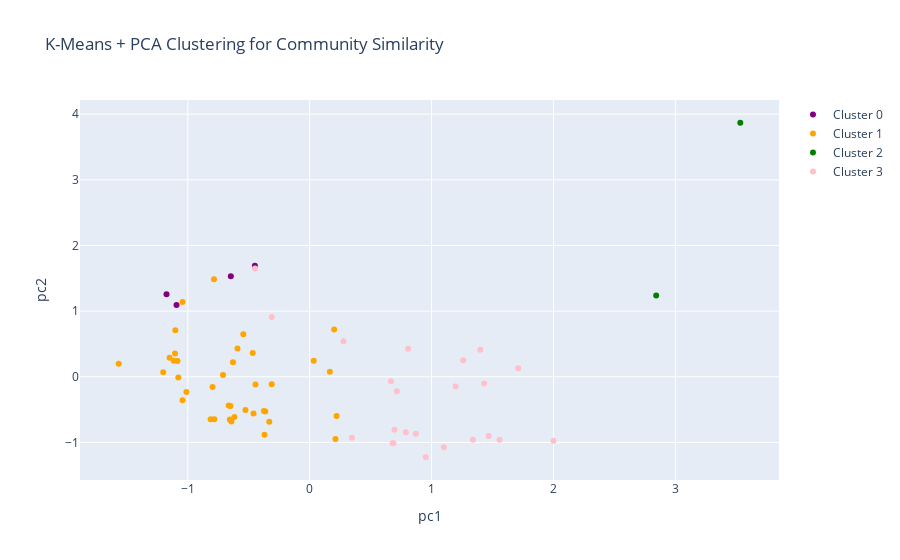

Write notebook code for a chart like this one.
### Code cell
trace_0 = go.Scatter(
    x=k_cluster_0['pca_1'],
    y=k_cluster_0['pca_2'],
    mode='markers',
    text=k_cluster_0.index,
    marker=dict(color='purple'),
    name='Cluster 0'
)

trace_1 = go.Scatter(
    x=k_cluster_1['pca_1'],
    y=k_cluster_1['pca_2'],
    mode='markers',
    text=k_cluster_1.index,
    marker=dict(color='orange'),
    name='Cluster 1'
)

trace_2 = go.Scatter(
    x=k_cluster_2['pca_1'],
    y=k_cluster_2['pca_2'],
    mode='markers',
    text=k_cluster_2.index,
    marker=dict(color='green'),
    name='Cluster 2'
)

trace_3 = go.Scatter(
    x=k_cluster_3['pca_1'],
    y=k_cluster_3['pca_2'],
    mode='markers',
    text=k_cluster_3.index,
    marker=dict(color='pink'),
    name='Cluster 3'
)

title = 'K-Means + PCA Clustering for Community Similarity'

data = [trace_0, trace_1, trace_2, trace_3]
layout = dict(title=title,
              xaxis=dict(title= 'pc1',ticklen=5,zeroline=False),
              yaxis=dict(title= 'pc2',ticklen=5,zeroline=False)
             )

fig = dict(data=data, layout=layout)

iplot(fig)

### Figure 1 — Plotly figure (JSON) as saved in the notebook; plotly's stock layout.template omitted (floating-point values rounded to 4 significant figures)
{"data": [{"marker": {"color": "purple"}, "mode": "markers", "name": "Cluster 0", "text": ["Haudenosanee (Iroquois)", "Huron", "Minangkabau", "Negara Ubud"], "type": "scatter", "x": [-1.093, -1.175, -0.4496, -0.6469], "y": [1.093, 1.255, 1.692, 1.53]}, {"marker": {"color": "orange"}, "mode": "markers", "name": "Cluster 1", "text": ["!Kung San (Ju/hoansi)", "Akha", "Arab nomads", "Aztec City-States", "Babylonia", "Central African communities", "China (Spring and Autumn)", "Circassians", "Ebla ", "G/wi", "Hausa City-States", "Hmong villages", "Ijo of the Eastern Niger Delta", "Indian Republics (Aristocratic Oligarchy)", "Japan (Early Modern)", "Kachin gumlao", "Khasi", "M’zab", "Makah", "Mari ", "Mixtec City-States", "Mohave", "Mongol Nomads", "Mosuo", "Nambikuara", "Natchez people", "Nebelivka", "Nlaka'pamux", "Oaxaca", "Pathan Hill Tribes/Pashtuns", "Phoenicia", "Pomo", "Russian Communes", "Tai Muang", "Tlaxcala", "Wendat (Huron)", "Indian Republics (C+A)", "Indian Republics (Assembly&Kings)"], "type": "scatter", "x": [-1.043, -1.043, -0.664, -0.7822, 0.2114, -1.567, -0.5924, -0.3641, -0.3709, -0.4674, -0.6419, -1.115, -0.5268, -0.8127, -0.6297, -1.078, -1.105, -0.3119, -0.5448, -0.6503, -0.461, -0.7966, -0.4445, -1.202, -1.011, -0.711, 0.2208, -1.102, 0.2003, -0.7853, -0.3752, -1.085, 0.1655, -0.6555, 0.03317, -1.149, -0.6175, -0.3314], "y": [1.141, -0.3562, -0.4385, -0.6481, -0.9496, 0.1965, 0.4306, -0.5302, -0.8816, 0.363, -0.6819, 0.2422, -0.5065, -0.6452, 0.2227, -0.01037, 0.3533, -0.1143, 0.6468, -0.4439, -0.5611, -0.1567, -0.1196, 0.06781, -0.2332, 0.02629, -0.5959, 0.7097, 0.7191, 1.485, -0.5224, 0.2407, 0.07815, -0.6504, 0.2433, 0.2915, -0.6138, -0.6858]}, {"marker": {"color": "green"}, "mode": "markers", "name": "Cluster 2", "text": ["Athens (Classical Period)", "Greek democracies"], "type": "scatter", "x": [3.533, 2.843], "y": [3.869, 1.238]}, {"marker": {"color": "pink"}, "mode": "markers", "name": "Cluster 3", "text": ["Aedui (Celtic Oppida)", "Amalfi", "Assur", "Carthage", "Cologne", "Communes (Medieval Europe)", "Dutch Republic", "Egypt ", "England (Anglo Saxon)", "Genoa (doge)", "Genoa (podesta)", "Greek oligarchies", "Iceland ", "Igbo People", "Imperial and Free Towns of the Holy Roman Empire", "Latium", "Pisa", "Rome (republic)", "Samoa", "Siena", "Sippar", "Switzerland", "Venice"], "type": "scatter", "x": [0.7886, 1.197, 1.431, 0.7143, 0.681, 0.8072, 1.261, -0.4484, 0.6663, 1.557, 0.9517, 0.871, 1.711, -0.3116, 0.3465, 1.101, 0.6881, 1.469, 0.2777, 1.339, 0.6956, 1.399, 2.0], "y": [-0.8468, -0.1477, -0.1028, -0.2199, -1.012, 0.4255, 0.2505, 1.649, -0.06869, -0.9607, -1.226, -0.8696, 0.1305, 0.912, -0.9275, -1.073, -1.014, -0.9015, 0.5394, -0.9578, -0.8062, 0.4126, -0.9749]}], "layout": {"title": {"text": "K-Means + PCA Clustering for Community Similarity"}, "xaxis": {"ticklen": 5, "title": {"text": "pc1"}, "zeroline": false}, "yaxis": {"ticklen": 5, "title": {"text": "pc2"}, "zeroline": false}}}
